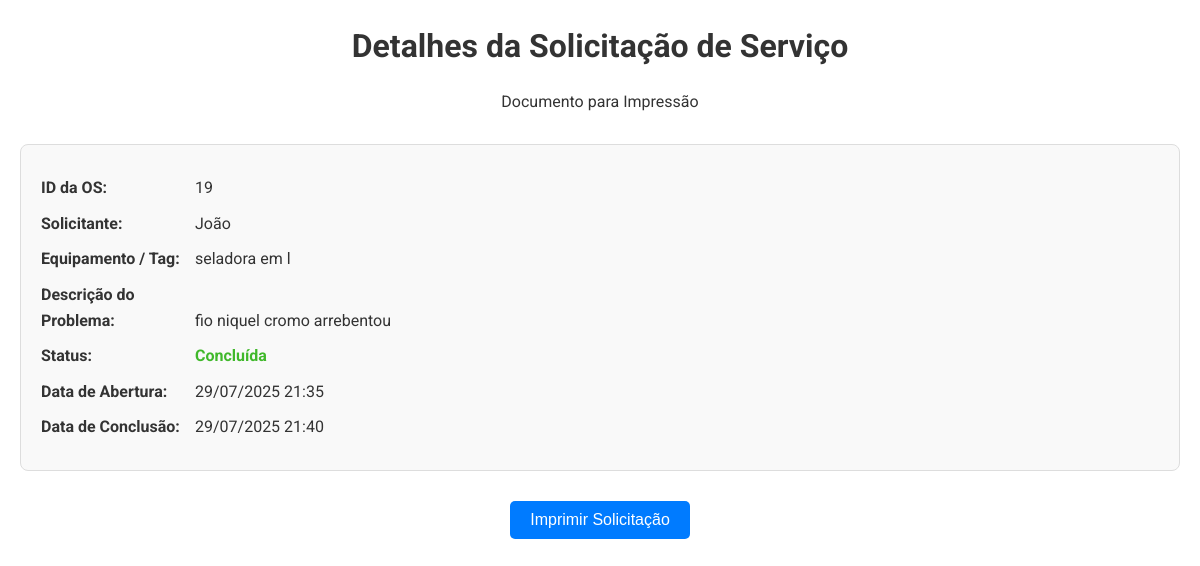
Screenshot of /imprimir_os.php?id=19 with the database file from the repository.
### tables this page shows
CREATE TABLE `ordens_servico` (
  `id` int(11) NOT NULL,
  `cliente` varchar(255) NOT NULL,
  `equipamento` varchar(255) NOT NULL,
  `descricao_problema` text NOT NULL,
  `status` enum('Aberta','Em Andamento','Aguardando Peças','Concluída','Cancelada') DEFAULT 'Aberta',
  `data_abertura` datetime DEFAULT current_timestamp(),
  `data_conclusao` datetime DEFAULT NULL,
  `setor` varchar(255) NOT NULL DEFAULT '',
  `prioridade` varchar(50) NOT NULL DEFAULT 'BAIXA'
);

### imprimir_os.php (the view, shortened to what this page needs)
<?php
include 'conexao.php';
$os_data = null;
if (isset($_GET['id']) && is_numeric($_GET['id'])) {
    $id_os = $_GET['id'];
    $sql_select_single = "SELECT * FROM ordens_servico WHERE id = ?";
    if ($stmt = $conn->prepare($sql_select_single)) {
        $stmt->bind_param("i", $id_os);
        $stmt->execute();
        $result_single = $stmt->get_result();
        if ($result_single->num_rows > 0) {
            $os_data = $result_single->fetch_assoc();
        } else {
            echo "<p>Ordem de Serviço não encontrada.</p>";
        }
    } else {
        echo "<p>Erro na preparação da consulta.</p>";
    }
} else {
    echo "<p>ID da Ordem de Serviço não fornecido.</p>";
}
?>
<!DOCTYPE html>
<html lang="pt-BR">
<head>
</head>
<body>
    <div class="header">
        <h1>Detalhes da Solicitação de Serviço</h1>
        <p>Documento para Impressão</p>
    </div>
    <?php if ($os_data): ?>
        <div class="os-details">
            <p><strong>ID da OS:</strong> <?php echo htmlspecialchars($os_data['id']); ?></p>
            <p><strong>Solicitante:</strong> <?php echo htmlspecialchars($os_data['cliente']); ?></p>
            <p><strong>Equipamento / Tag:</strong> <?php echo htmlspecialchars($os_data['equipamento']); ?></p>
            <p><strong>Descrição do Problema:</strong>
                <?php echo nl2br(htmlspecialchars($os_data['descricao_problema'])); ?></p>
            <p>
                <strong>Status:</strong>
                <span class="status-<?php echo strtolower(str_replace(' ', '-', $os_data['status'])); ?>">
                    <?php echo htmlspecialchars($os_data['status']); ?>
                </span>
            </p>
            <p><strong>Data de Abertura:</strong> <?php echo date('d/m/Y H:i', strtotime($os_data['data_abertura'])); ?></p>
            <p><strong>Data de Conclusão:</strong>
                <?php echo $os_data['data_conclusao'] ? date('d/m/Y H:i', strtotime($os_data['data_conclusao'])) : 'N/A'; ?>
            </p>
        </div>
        <div class="print-button-container">
            <button class="print-button" onclick="window.print()">Imprimir Solicitação</button>
        </div>
    <?php else: ?>
        <p>Não foi possível carregar os detalhes da Ordem de Serviço.</p>
    <?php endif; ?>
</body>
</html>

### imprimir_os.php (style rules this page uses)
body { font-family: "Roboto", sans-serif; margin: 20px; color: #333; line-height: 1.6; }
.header { text-align: center; margin-bottom: 30px; }
.header h1 { color: #333; margin-bottom: 5px; }
.os-details { border: 1px solid #ddd; padding: 20px; margin-bottom: 30px; border-radius: 8px; background-color: #f9f9f9; }
.os-details p { margin: 10px 0; }
.os-details p strong { display: inline-block; width: 150px; }
.status-concluída { color: #40b82bff; font-weight: bold; }
.print-button-container { text-align: center; margin-top: 30px; }
.print-button { background-color: #007bff; color: white; padding: 10px 20px; border: none; border-radius: 5px; cursor: pointer; font-size: 16px; }

### rows the page displays
ordens_servico: id "19", cliente "João", equipamento "seladora em l", descricao_problema "fio niquel cromo arrebentou", status "Concluída", data_abertura "29/07/2025 21:35", data_conclusao "29/07/2025 21:40"
